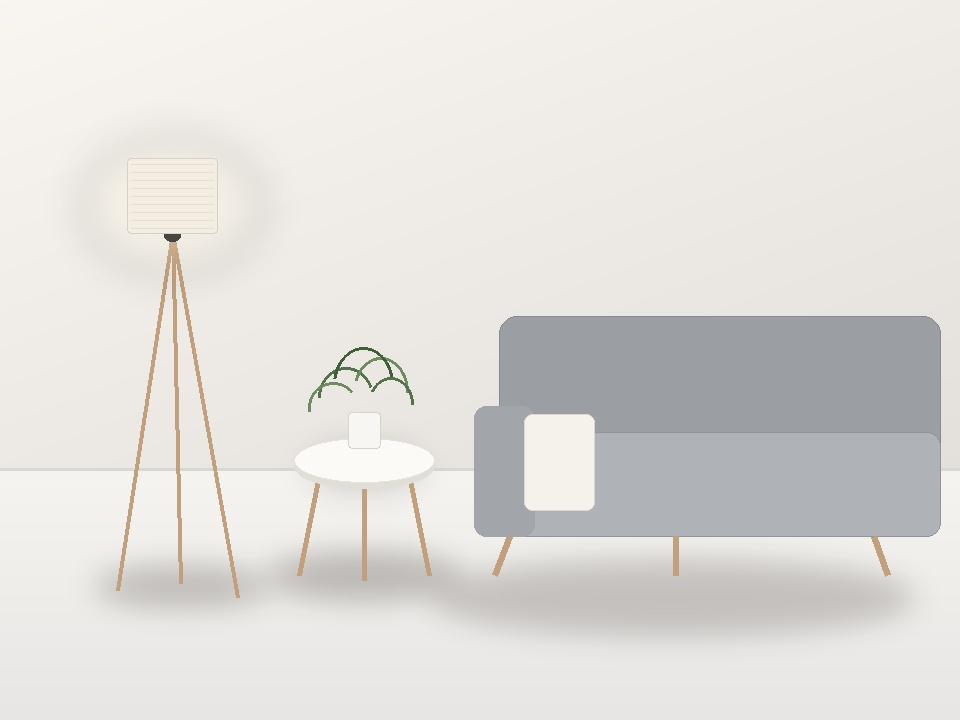
#> input picture data/roomie_default_room.jpg, 960 x 720 px
$ python -i wall_segmentation.py   (imports and definitions only)   (older library calls are emulated)
#> lines starting #> are read from the running program, lines starting #| are printed output that depends on the picture; after the words box and inside, x2 and y2 are one past the last pixel; in counts of white or black regions, pixels touching at a corner belong together
### modules/image_processing.py
"""Image processing, colour space conversions, and optical characteristics."""
import math
from typing import Tuple, Dict, Any, Optional
import numpy as np
from PIL import Image


def pil_to_numpy_rgb(img: Image.Image) -> np.ndarray:
    """Convert PIL RGB image to uint8 NumPy array in RGB channel order."""
    if img.mode != "RGB":
        img = img.convert("RGB")
    return np.array(img, dtype=np.uint8)


# [159 lines left out: functions numpy_rgb_to_pil, rgb_to_hex, hex_to_rgb, calculate_perceptual_luminance, rgb_to_hsv, hsv_to_rgb and 2 more, not called in this run]


def calculate_cielab_delta_e(lab1: Tuple[float, float, float], lab2: Tuple[float, float, float]) -> float:
    """Calculate Euclidean Delta-E distance between two CIE L*a*b* coordinates."""
    return math.sqrt((lab1[0] - lab2[0]) ** 2 + (lab1[1] - lab2[1]) ** 2 + (lab1[2] - lab2[2]) ** 2)


# [115 lines left out: functions classify_color_characteristics, analyze_image_lighting_and_atmosphere, not called in this run]

### modules/wall_segmentation.py
"""Advanced Wall Segmentation Pipeline.

Combines:
1. Edge-preserving bilateral filtering to suppress wall paint texture.
2. Perceptual CIELAB and HSV color homogeneity metrics (far superior to RGB distance).
3. Canny & Sobel gradient boundary barriers to halt flooding at furniture, windows, ceilings, and baseboards.
4. Window and outdoor glare suppression (high-luminance specular filtering).
5. Ground plane / flooring boundary detection.
6. Multi-wall component clustering (supports selecting specific wall planes).
7. Interactive manual mask adjustments (seed points, brush additions, eraser exclusions, rectangular bounds).
8. Rigorous boundary-confidence scoring with low-confidence diagnostic warnings.
"""
from typing import Tuple, Optional, Dict, Any, List
import numpy as np
from PIL import Image
import cv2
from scipy import ndimage

from modules.image_processing import pil_to_numpy_rgb


# [335 lines left out: functions compute_boundary_edges, detect_floor_boundary_profile, detect_window_glare, segment_distinct_wall_planes, apply_manual_corrections, generate_wall_mask, not called in this run]

>>> from PIL import Image
>>> picture = Image.open('../data/roomie_default_room.jpg')
#> picture is the input picture: PIL image 960x720 RGB; mean R, G, B 224.4, 222.4, 218.7
>>> result = generate_wall_mask(picture)
#> in compute_boundary_edges, `canny_edges = cv2.Canny(smoothed, low_thresh, high_thresh)`:
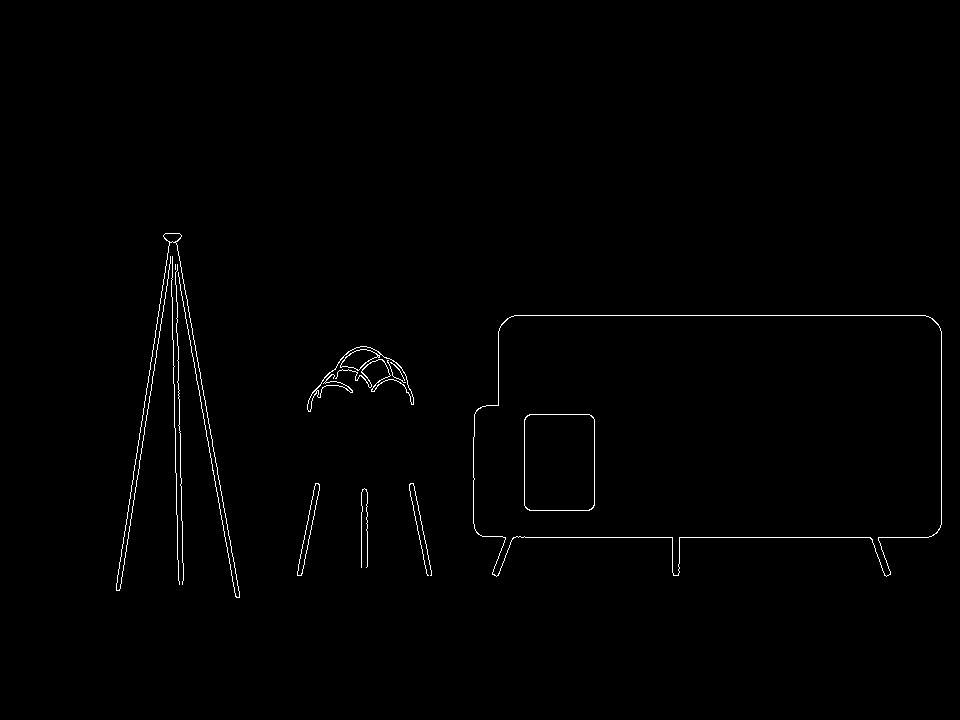
#> canny_edges: shape (720, 960); 0.76% white in thin lines or dots, all inside (x1, y1, x2, y2) = (116, 233, 942, 598)
#> in compute_boundary_edges, `dilated_edges = cv2.dilate(canny_edges, kernel, iterations=1)`: dilated_edges: shape (720, 960); 2.4% white; 7 white regions, largest, box (x1, y1, x2, y2) and area: (115, 232, 241, 599) 6756, (472, 314, 943, 578) 4920, (306, 345, 415, 413) 2150
#> in detect_floor_boundary_profile, `strong_h_edges = h_blur > np.percentile(h_blur, 92)`: strong_h_edges: shape (720, 960) bool; 8% white; 36 white regions (1 under 20 px), largest, box (x1, y1, x2, y2) and area: (111, 532, 960, 578) 16281, (242, 345, 479, 400) 10363, (0, 466, 530, 485) 4875
#> in detect_floor_boundary_profile, `lower_edges = strong_h_edges & (rel_y > 0.55)`: lower_edges: shape (720, 960) bool; 4.9% white; 24 white regions (1 under 20 px), largest, box (x1, y1, x2, y2) and area: (111, 532, 960, 578) 16281, (0, 466, 530, 485) 4875, (152, 596, 429, 611) 3172
#> in detect_floor_boundary_profile, `median_baseboard_y = float(np.median(y_indices)) / float(h)`: median_baseboard_y = 0.758
#> in detect_floor_boundary_profile, `floor_mask = floor_mask | (rel_y > median_baseboard_y)`: floor_mask: shape (720, 960) bool; 26.5% white; 1 white region, box (x1, y1, x2, y2) and area: (0, 529, 960, 720) 183360
#> in detect_window_glare, `overexposed = (gray >= 244) & (np.min(arr, axis=2) >= 225)`: overexposed: shape (720, 960) bool; 2.1% white; 136 white regions (130 under 20 px), largest, box (x1, y1, x2, y2) and area: (0, 0, 215, 80) 8770, (295, 413, 434, 482) 5445, (137, 471, 144, 483) 29, (208, 471, 215, 483) 29, (128, 473, 133, 487) 23, (219, 473, 224, 487) 23
#> in detect_window_glare, `sky_tint = (b >= r + 12) & (b >= 240) & (gray >= 235)`: sky_tint: shape (720, 960) bool; every value is 0
#> in detect_window_glare, `glare_clean = cv2.morphologyEx(glare_mask.astype(np.uint8), cv2.MORPH_..`: glare_clean: shape (720, 960); values 0 (black) and 1 (white), 2.1% white; 2 white regions, box (x1, y1, x2, y2) and area: (0, 0, 212, 80) 8767, (295, 413, 434, 482) 5431
#> in generate_wall_mask, `candidate_map = (~edges[:upper_limit, :]) & (~floor_mask[:upper_limit,..`: candidate_map: shape (273, 960) bool; 96.5% white; 2 black regions, box (x1, y1, x2, y2) and area: (0, 0, 212, 80) 8767, (162, 232, 184, 273) 507
#> in generate_wall_mask, `candidate_map = candidate_map & (gray[:upper_limit, :] > 45) & (gray[:..`:
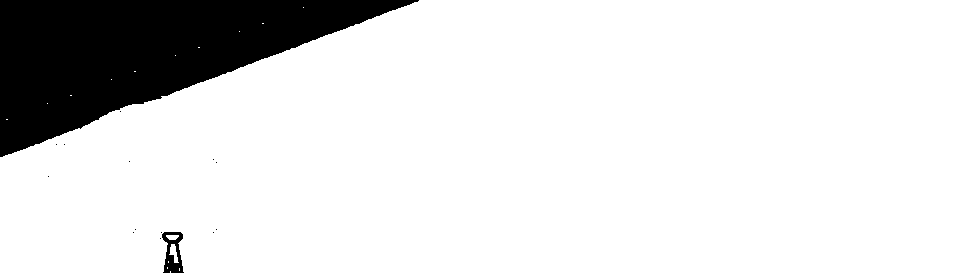
#> candidate_map: shape (273, 960) bool; 87.2% white; 15 black regions (13 under 20 px), largest, box (x1, y1, x2, y2) and area: (0, 0, 419, 157) 33033, (162, 232, 184, 273) 508
#> in generate_wall_mask, `seed_labs = np.array([lab[sy, sx] for sy, sx in seed_pixels], dtype=np..`: seed_labs = 198 rows, first 8: [243, 128, 131], [243, 128, 131], [243, 128, 131], [242, 128, 131], [242, 128, 131], [242, 128, 131], [242, 128, 131], [241, 128, 131]
#> in generate_wall_mask, `n_clusters = min(3, len(seed_labs))`: n_clusters = 3
#> in generate_wall_mask, `_, _, cluster_centers = cv2.kmeans(seed_labs, n_clusters, None, criter..`: cluster_centers = [[240.8, 128, 131.6], [235.5, 128, 131.3], [238.5, 128, 131.2]]
#> the loop in generate_wall_mask, `for c_lab in cluster_centers:` made 3 passes
#> pass 1, in generate_wall_mask, `d_b = lab[:, :, 2] - c_lab[2]`:
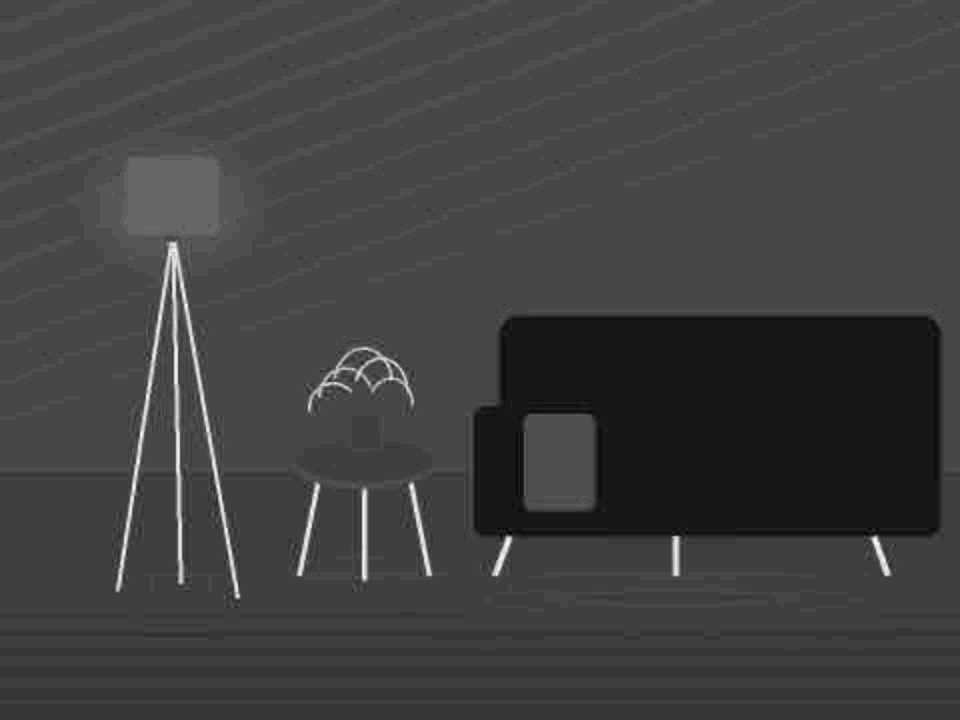
#> d_b: shape (720, 960) float32; min -9.55, max 22.45, mean -1.4; drawn with min black and max white
#> pass 1, in generate_wall_mask, `d_dist = np.sqrt(d_l ** 2 + (d_a * 1.3) ** 2 + (d_b * 1.3) ** 2)`:
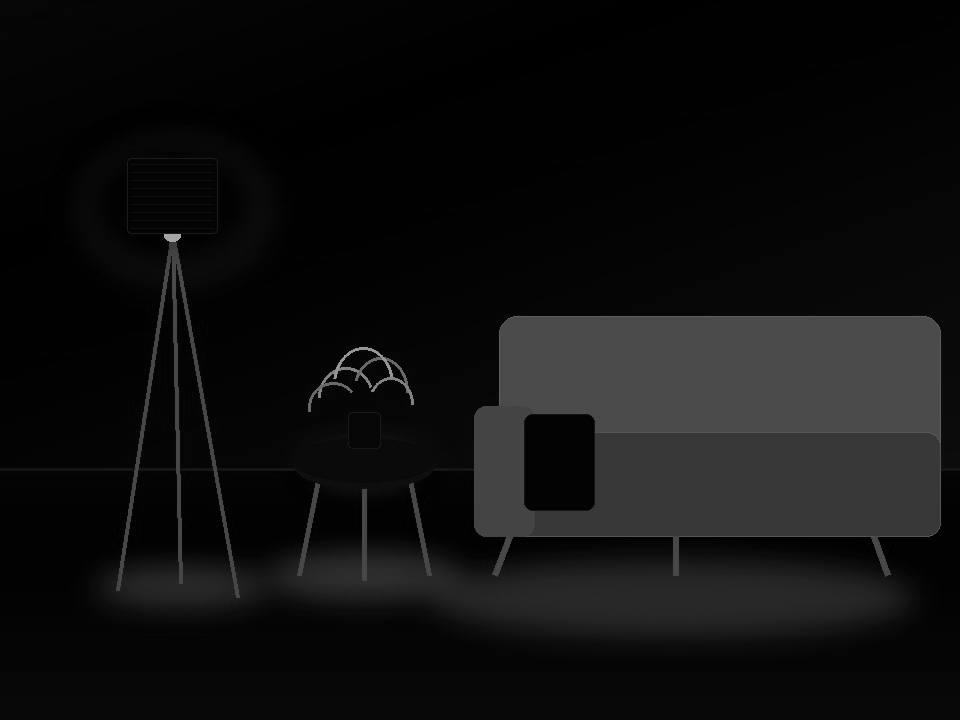
#> d_dist: shape (720, 960) float32; min 0.604, max 170.9, mean 16.1
#> in generate_wall_mask, `homogeneity_mask = delta_e <= max_delta_e`: homogeneity_mask: shape (720, 960) bool; 84.3% white; 14 black regions (8 under 20 px), largest, box (x1, y1, x2, y2) and area: (474, 316, 941, 577) 94632, (520, 588, 825, 610) 4955, (116, 234, 240, 598) 4258, (296, 483, 441, 588) 3787, (308, 347, 414, 412) 1015, (648, 613, 696, 614) 48
#> in generate_wall_mask, `raw_wall = homogeneity_mask & (~edges) & (~floor_mask) & (~glare_mask)`: raw_wall: shape (720, 960) bool; 56.6% white; 4 black regions, box (x1, y1, x2, y2) and area: (0, 232, 960, 720) 283571, (0, 0, 212, 80) 8767, (295, 413, 434, 482) 5431, (306, 345, 415, 413) 2173
#> in generate_wall_mask, `cleaned = cv2.morphologyEx(raw_wall.astype(np.uint8), cv2.MORPH_OPEN, ..`: cleaned: shape (720, 960); values 0 (black) and 1 (white), 56.6% white; 4 black regions, box (x1, y1, x2, y2) and area: (0, 232, 960, 720) 283627, (0, 0, 212, 80) 8767, (295, 413, 434, 482) 5470, (306, 345, 415, 413) 2208
#> in generate_wall_mask, `cleaned = cv2.morphologyEx(cleaned, cv2.MORPH_CLOSE, kernel_close)`: cleaned: shape (720, 960); values 0 (black) and 1 (white), 56.7% white; 9 black regions, largest, box (x1, y1, x2, y2) and area: (0, 232, 960, 720) 283602, (0, 0, 206, 80) 8752, (296, 413, 433, 482) 5460
#> in generate_wall_mask, `num_labels, labels, stats, centroids = cv2.connectedComponentsWithStat..`:
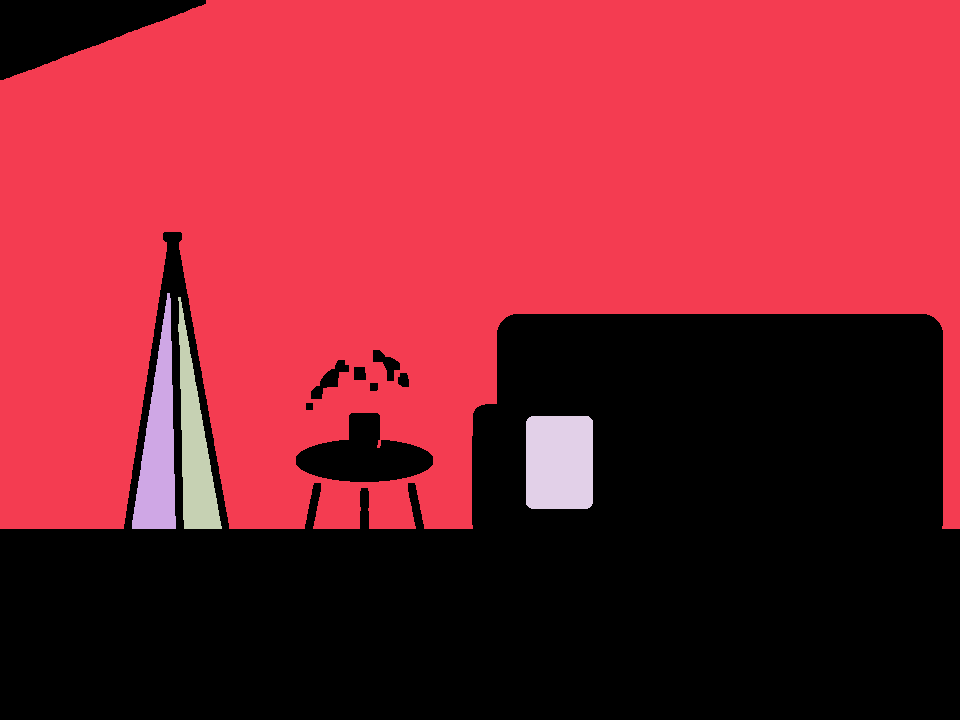
#> labels: shape (720, 960) int32; 5 distinct labels, from 0 to 4; one colour per label, 0 black
#> in generate_wall_mask, `num_labels, labels, stats, centroids = cv2.connectedComponentsWithStat..`: num_labels = 5; stats = [[0, 0, 960, 720, 299119], [0, 0, 960, 529, 375604], [132, 293, 44, 236, 5603], [178, 297, 44, 232, 4688], [526, 416, 67, 93, 6186]]; centroids = [[533, 533.5], [443.9, 216.8], [158.5, 445], [194.1, 446.9], [559, 462]]
#> after the loop in generate_wall_mask, `for sy, sx in seed_pixels:`: seed_labels = 1 item
#> the loop in generate_wall_mask, `for i in range(1, num_labels):` made 4 passes
#> after the loop in generate_wall_mask, `for i in range(1, num_labels):`:
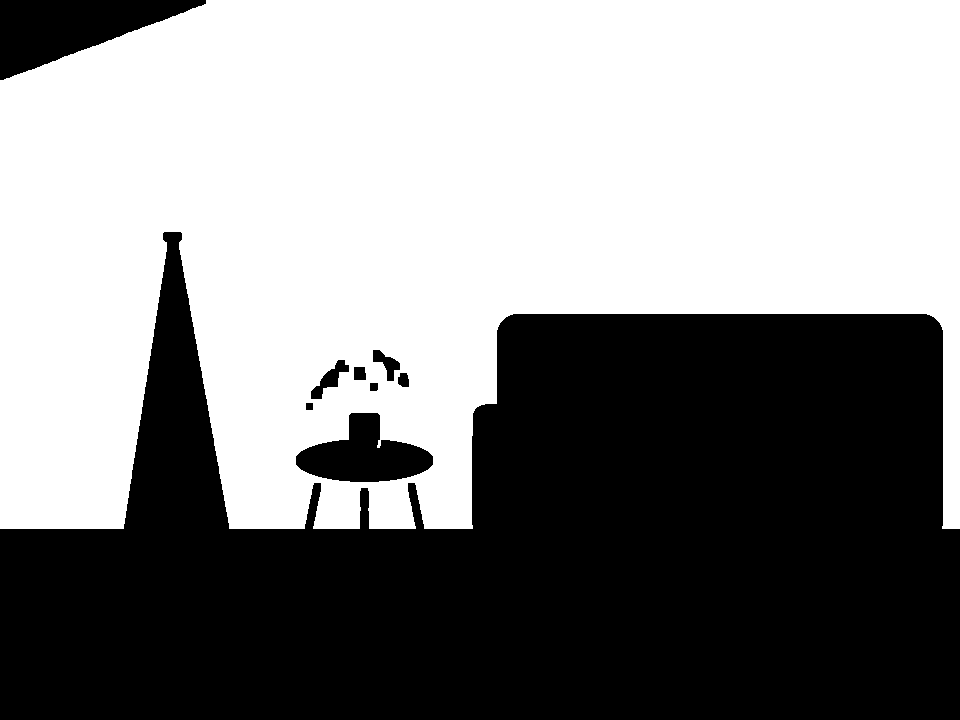
#> valid_mask: shape (720, 960); 54.3% white; 9 black regions, largest, box (x1, y1, x2, y2) and area: (0, 232, 960, 720) 300079, (0, 0, 206, 80) 8752, (296, 413, 433, 482) 5460
#> in segment_distinct_wall_planes, `labeled, num_features = ndimage.label(mask > 0)`: num_features = 1
#> in segment_distinct_wall_planes, `sizes = ndimage.sum(mask > 0, labeled, range(1, num_features + 1))`: sizes = [375604]
#> in segment_distinct_wall_planes, `sorted_labels = np.argsort(sizes)[::-1]`: sorted_labels = [0]
#> the loop in segment_distinct_wall_planes, `for rank, label_idx in enumerate(sorted_labels):` made 1 pass
#> after the loop in segment_distinct_wall_planes, `for rank, label_idx in enumerate(sorted_labels):`: planes = 1 item
#> in generate_wall_mask, `coverage_pct = round((np.sum(final_mask > 0) / float(total_pixels)) * ..`: coverage_pct = 54.3
#> in generate_wall_mask, `mask_edges = cv2.Canny(final_mask, 50, 150)`: mask_edges: shape (720, 960); 0.45% white in thin lines or dots, all inside (x1, y1, x2, y2) = (0, 0, 960, 529)
#> in generate_wall_mask, `dilated_img_edges = cv2.dilate(edges.astype(np.uint8), kernel_open, it..`:
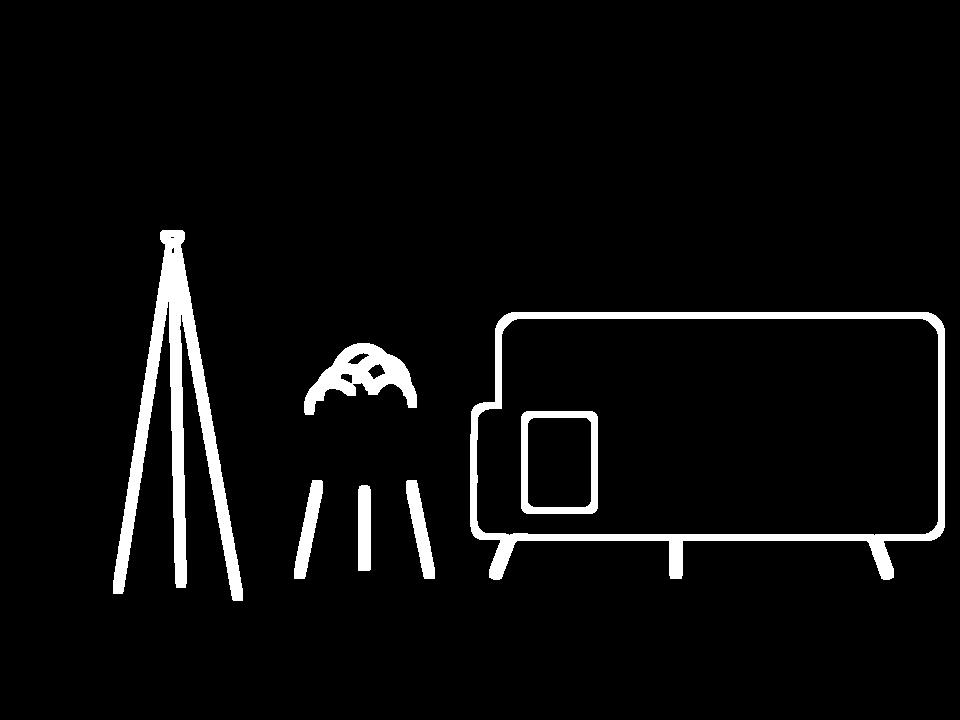
#> dilated_img_edges: shape (720, 960); values 0 (black) and 1 (white), 4.8% white; 7 white regions, largest, box (x1, y1, x2, y2) and area: (113, 230, 243, 601) 12383, (470, 312, 945, 580) 11372, (304, 343, 417, 415) 3558
#> in generate_wall_mask, `aligned_boundary_pixels = np.sum((mask_edges > 0) & (dilated_img_edges..`: aligned_boundary_pixels = 2158
#> in generate_wall_mask, `total_boundary_pixels = np.sum(mask_edges > 0)`: total_boundary_pixels = 3078
#> in generate_wall_mask, `boundary_alignment_ratio = ( float(aligned_boundary_pixels) / float(to..`: boundary_alignment_ratio = 0.701
